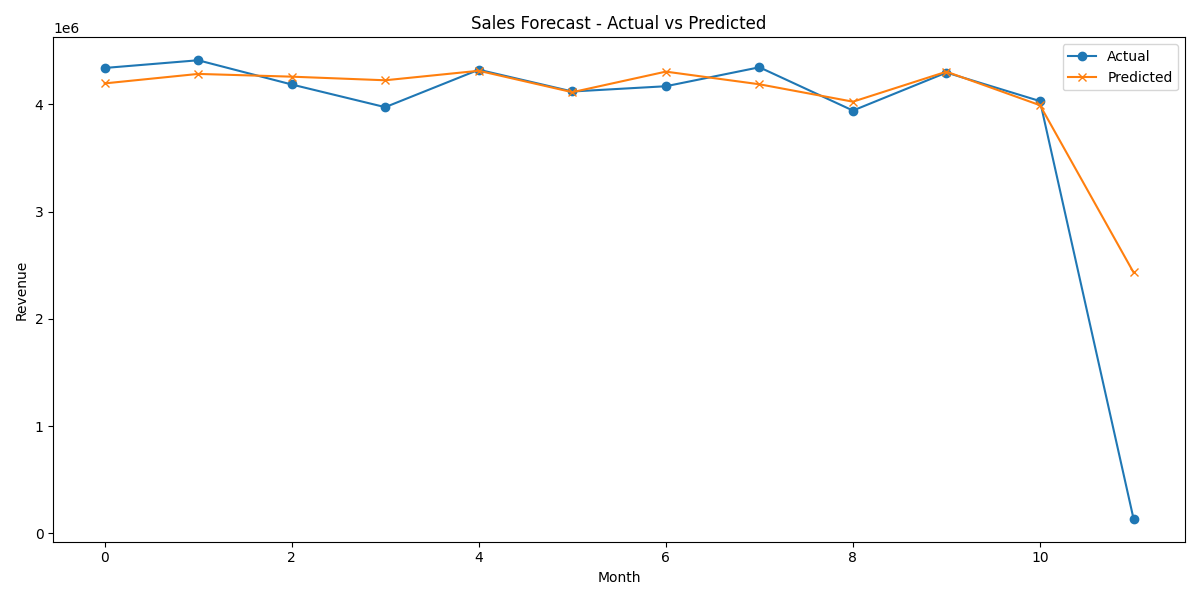

The Python source for this figure:
from sqlalchemy import create_engine
import pandas as pd
from sklearn.linear_model import LinearRegression
from sklearn.ensemble import RandomForestRegressor
from sklearn.metrics import mean_absolute_error, r2_score
import matplotlib.pyplot as plt

engine = create_engine("mysql+pymysql://root:jeet1108@localhost/ecommerce_db")
print("Connection successful!")

# ============================================================
# EXTRACT DATA
# ============================================================
order_df = pd.read_sql("SELECT * FROM orders", engine)

# ============================================================
# FEATURE ENGINEERING
# ============================================================
order_df['order_date'] = pd.to_datetime(order_df['order_date'])
order_df['month'] = order_df['order_date'].dt.to_period('M').astype(str)

# Monthly revenue from orders.amount (has trend!)
monthly_revenue = order_df.groupby('month')['amount'].sum().reset_index()
monthly_revenue.columns = ['month', 'total_price']
monthly_revenue = monthly_revenue.sort_values('month').reset_index(drop=True)

print(f"Monthly Revenue:\n{monthly_revenue}")

# Add features
monthly_revenue['month_num'] = range(1, len(monthly_revenue) + 1)
monthly_revenue['month_of_year'] = pd.to_datetime(monthly_revenue['month']).dt.month
monthly_revenue['year'] = pd.to_datetime(monthly_revenue['month']).dt.year
monthly_revenue['prev_month_revenue'] = monthly_revenue['total_price'].shift(1)
monthly_revenue['rolling_avg_3'] = monthly_revenue['total_price'].rolling(window=3).mean()
monthly_revenue['rolling_avg_6'] = monthly_revenue['total_price'].rolling(window=6).mean()

# Drop NaN
monthly_revenue = monthly_revenue.dropna()

print(f"\nFeature data shape: {monthly_revenue.shape}")
print(monthly_revenue.head())

# ============================================================
# FEATURES AND TARGET
# ============================================================
X = monthly_revenue[['month_num', 'month_of_year', 'year',
                      'prev_month_revenue', 'rolling_avg_3', 'rolling_avg_6']]
y = monthly_revenue['total_price']

# ============================================================
# TIME BASED SPLIT — NEVER random split for time series!
# ============================================================
split = int(len(monthly_revenue) * 0.8)
X_train, X_test = X[:split], X[split:]
y_train, y_test = y[:split], y[split:]

print(f"\nTrain size: {len(X_train)}, Test size: {len(X_test)}")

# ============================================================
# LINEAR REGRESSION
# ============================================================
lr_model = LinearRegression()
lr_model.fit(X_train, y_train)
lr_prediction = lr_model.predict(X_test)

print("\n=== LINEAR REGRESSION ===")
print(f"MAE: {mean_absolute_error(y_test, lr_prediction):,.0f}")
print(f"R2:  {r2_score(y_test, lr_prediction):.2f}")

# ============================================================
# RANDOM FOREST
# ============================================================
rf_model = RandomForestRegressor(n_estimators=100, random_state=42)
rf_model.fit(X_train, y_train)
rf_prediction = rf_model.predict(X_test)

print("\n=== RANDOM FOREST ===")
print(f"MAE: {mean_absolute_error(y_test, rf_prediction):,.0f}")
print(f"R2:  {r2_score(y_test, rf_prediction):.2f}")

# ============================================================
# PREDICT NEXT MONTH
# ============================================================
last_row = monthly_revenue.iloc[-1]
next_month_features = pd.DataFrame([{
    'month_num': last_row['month_num'] + 1,
    'month_of_year': (last_row['month_of_year'] % 12) + 1,
    'year': last_row['year'] + (1 if last_row['month_of_year'] == 12 else 0),
    'prev_month_revenue': last_row['total_price'],
    'rolling_avg_3': monthly_revenue['total_price'].tail(3).mean(),
    'rolling_avg_6': monthly_revenue['total_price'].tail(6).mean()
}])

lr_next = lr_model.predict(next_month_features)[0]
rf_next = rf_model.predict(next_month_features)[0]

print(f"\n=== NEXT MONTH PREDICTION ===")
print(f"Linear Regression: ${lr_next:,.0f}")
print(f"Random Forest:     ${rf_next:,.0f}")



plt.figure(figsize=(12, 6))
plt.plot(range(len(y_test)), y_test.values, label='Actual', marker='o')
plt.plot(range(len(y_test)), lr_prediction, label='Predicted', marker='x')
plt.title('Sales Forecast - Actual vs Predicted')
plt.xlabel('Month')
plt.ylabel('Revenue')
plt.legend()
plt.tight_layout()
plt.savefig('ml/sales_forecast.png')
plt.show()
print("Chart saved!")
